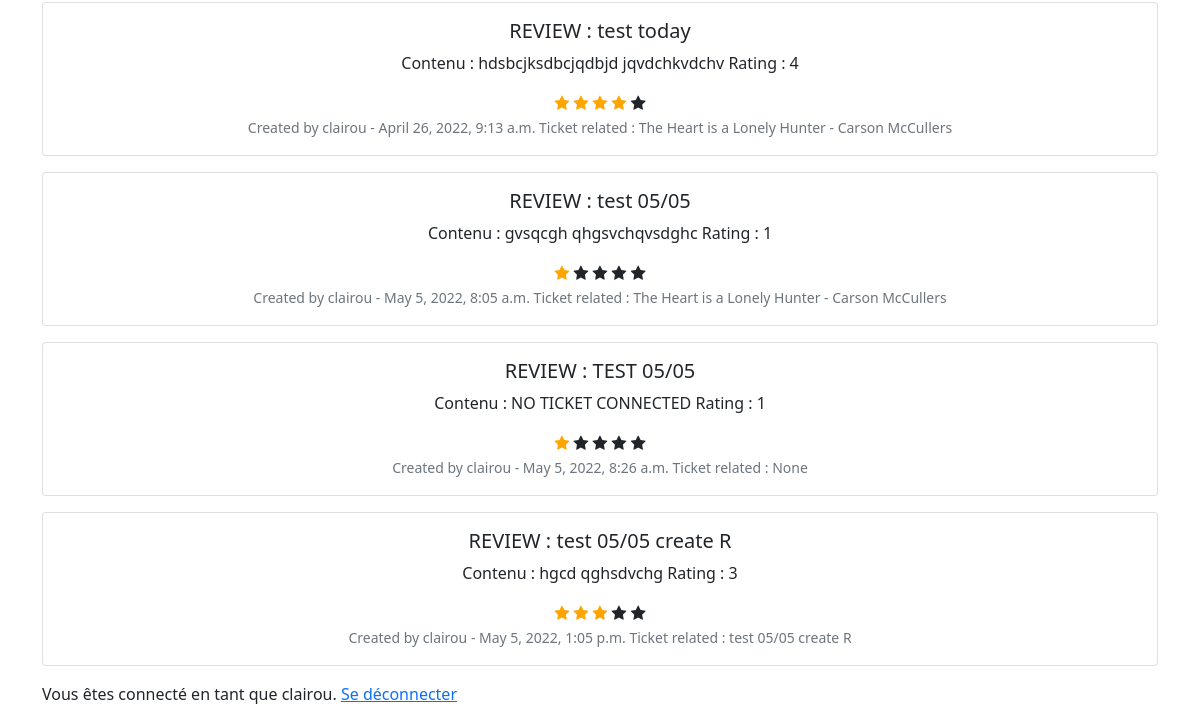
/posts (signed in, lower part), run on an earlier commit of the app's database.
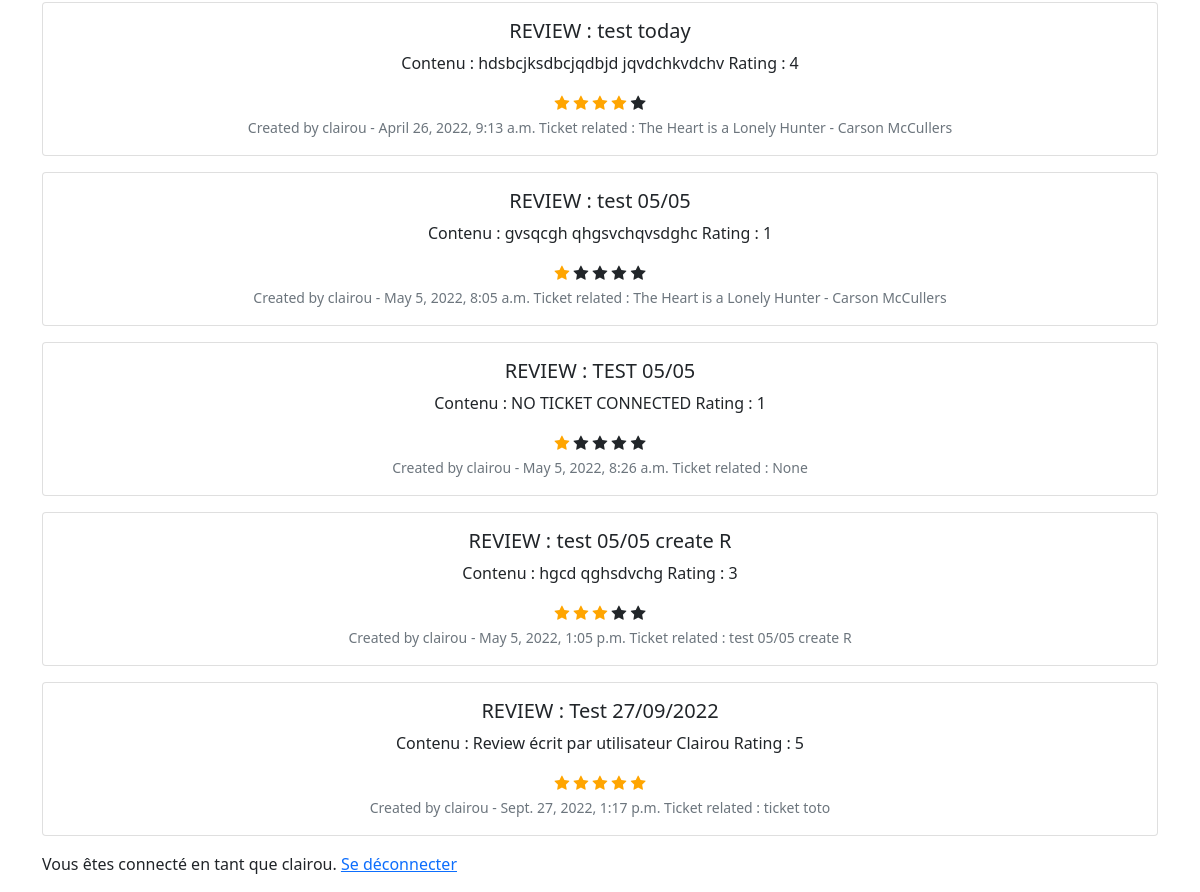
And on a later commit of the database.
### litreview/models.py (models this page shows, shortened)
class Review(models.Model):
    ticket = models.ForeignKey(to=Ticket, on_delete=models.CASCADE,
                               blank=True, null=True)
    rating = models.PositiveSmallIntegerField(
        validators=[MinValueValidator(0), MaxValueValidator(5)])
    headline = models.CharField(max_length=128)
    body = models.CharField(max_length=8192, blank=True)
    user = models.ForeignKey(
        to=settings.AUTH_USER_MODEL, on_delete=models.CASCADE)
    time_created = models.DateTimeField(auto_now_add=True)

class Ticket(models.Model):
    title = models.CharField(max_length=128)
    description = models.TextField(max_length=2048, blank=True)
    user = models.ForeignKey(
        to=settings.AUTH_USER_MODEL, on_delete=models.CASCADE)
    image = models.ImageField(null=True, blank=True)
    time_created = models.DateTimeField(auto_now_add=True)
    def __str__(self):
        return f'{self.title}'

### authentication/models.py (models this page shows)
class User(AbstractUser):
    CREATOR = 'CREATOR'
    SUBSCRIBER = 'SUBSCRIBER'
    ROLE_CHOICES = (
        (CREATOR, 'Créateur'),
        (SUBSCRIBER, 'Abonné'),
    )
    role = models.CharField(max_length=30,
                            choices=ROLE_CHOICES,
                            verbose_name='Rôle')

### litreview/views.py (the view)
# urls.py: path('posts', views.posts, name='posts'),
def posts(request):
    reviews = models.Review.objects.filter(user=request.user)
    tickets = models.Ticket.objects.filter(user=request.user)
    return render(request, 'litreview/posts.html', {'reviews': reviews,
                                                    'tickets': tickets,
                                                    'max_rating': range(5)})

### litreview/templates/litreview/posts.html (shortened to what this page needs)
{% extends 'base.html' %}
{% block content %}
{% for review in reviews %}
<div class="card text-center mb-3">
  <div class="card-body">
    <h5 class="card-title">REVIEW : {{ review.headline }}</h5>
    <p class="card-text">Contenu : {{ review.body }} Rating : {{ review.rating }}</p>
      {% for i in max_rating %}
        {% if i < review.rating %}
            <span class="fa fa-star checked"></span>
        {% else %}
            <span class="fa fa-star"></span>
        {% endif %}
      {% endfor %}
    <p class="card-text"><small class="text-muted">Created by {{ review.user }} - {{ review.time_created }} Ticket related : {{ review.ticket }}</small></p>
  </div>
</div>
{% endfor %}
{% endblock content %}

What changed in the data, as far as the page shows it:
added Review: headline "Test 27/09/2022", body "Review écrit par utilisateur Clairou", rating "5", user "clairou", time_created "Sept. 27, 2022, 1:17 p.m.", ticket "ticket toto"
